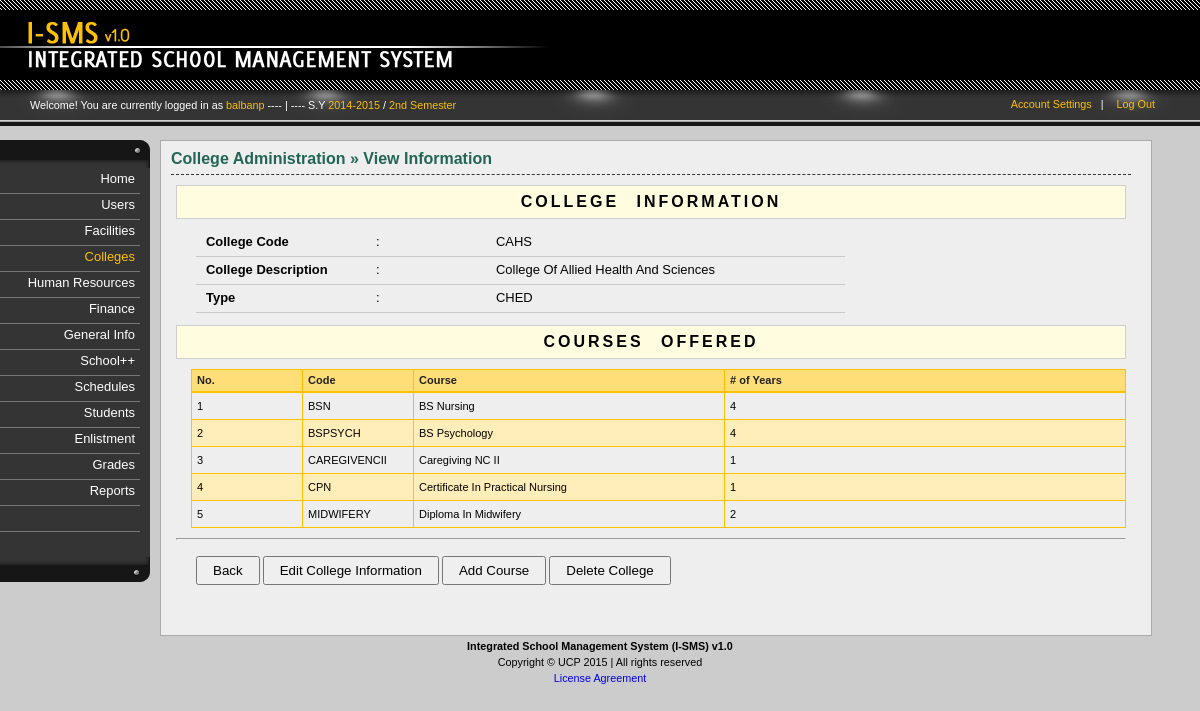
Page /colleges-view.php?id=2 (signed in) on the committed database.
### _system/_config/sys_config.php (called while the page is built, shortened)
<?php
		$DIR_SERVER_FOLDER = "";
		$DIR_CSS_DEFAULT = "http://" . $_SERVER['HTTP_HOST'] . $DIR_SERVER_FOLDER . "/design/default/css/";
?>

### _libs/classes/fix.inc.php (called while the page is built, shortened)
<?php
	class SchoolYear2{
		function __construct($year_id, $start, $end, $active){
			$this->start = $start;
			$this->end = $end;
		}
	}
	class Semester2{
		function __construct($semester_id, $description, $shorthand, $active){
			$this->description = $description;
		}
	}
	class FixManager{
		private $conn = null;
		function __construct($conn = null){
			if($conn !== null){
				$this->conn = $conn;
			} else {
				$this->error = "No defined connection.";
			}
		}
		function GetActiveSchoolYear(){
			$years = null;
			if($this->conn == null){
				$error = "No defined connection.";
				return null;
			} else {
				$conn = $this->conn;
				$query = "SELECT SchoolYearID, Start, End, Active FROM `sch-school_years` WHERE Active=1 ";
				$query .= "ORDER BY Start";
				$result = $conn->query($query);
				if($conn->error <> ""){
					$this->error = $conn->error;
				} else {
					$years = array();
					$ctr = 0;
					if($result->num_rows > 0){
						while($row = $result->fetch_assoc()){
							$years[$ctr] = new SchoolYear2($row['SchoolYearID'], $row['Start'], $row['End'], $row['Active']);
							$ctr++;
						}
					}
				}
			}
			return $years;
		}
		function GetActiveSemester(){
			$semesters = null;
			if($this->conn == null){
				$error = "No defined connection.";
				return null;
			} else {
				$conn = $this->conn;
				$query = "SELECT SemesterID, Description, Shorthand, Active FROM `sch-semesters` ";
				$query .= "WHERE 1=1 AND Active=1 ";
				$result = $conn->query($query);
				if($conn->error <> ""){
					$this->error = $conn->error;
				} else {
					$semesters = array();
					$ctr = 0;
					if($result->num_rows > 0){
						while($row = $result->fetch_assoc()){
							$semesters[$ctr] = new Semester2($row['SemesterID'], $row['Description'], $row['Shorthand'], $row['Active']);
							$ctr++;
						}
					}
				}
			}
			return $semesters;
		}
	}
?>

### _libs/classes/cllgs.inc.php (called while the page is built, shortened)
<?php
	class Course{
		function __construct(
			$course_id, $code, $description,
			$college, $max_year_level, $created,
			$modified
		){
			$this->course_id = $course_id;
			$this->code = $code;
			$this->description = $description;
			$this->max_year_level = $max_year_level;
		}
	}
	class CourseManager{
		private $conn = null;
		function __construct($conn = null){
			if($conn !== null){
				$this->conn = $conn;
			} else {
				$this->error = "No defined connection.";
			}
		}
		function GetCoursesByCode($college_id = null, $keyword = null){
			$courses = null;
			if($this->conn == null){
				$error = "No defined connection.";
				return null;
			} else {
				$conn = $this->conn;
				$query = "SELECT CourseID, Code, Description, College, MaxYearLevel, Created, Modified FROM `sch-course_list` ";
				$query .= "WHERE 1=1 ";
				if($college_id != null){
					$query .= "AND ";
					$query .= "College=";
					$query .= $college_id;
					$query .= " ";
				}
				$query .= "ORDER BY Code ";
				$result = $conn->query($query);
				if($conn->error <> ""){
					$this->error = $conn->error;
				} else {
					$courses = array();
					$ctr = 0;
					if($result->num_rows > 0){
						while($row = $result->fetch_assoc()){
							$courses[$ctr] = new Course(
														$row['CourseID'],
														$row['Code'],
														$row['Description'],
														$row['College'],
														$row['MaxYearLevel'],
														$row['Created'],
														$row['Modified']
													);
							$ctr++;
						}
					}
				}
			}
			return $courses;
		}
	}
?>

### colleges-view.php (the view, shortened to what this page needs)
<?php
	require_once("_system/_config/sys_config.php");
	require_once(CLASSLIST . "user.inc.php");
	require_once(CLASSLIST . "sentry.inc.php");
	require_once(CLASSLIST . "menu.inc.php");
	require_once(CLASSLIST . "cllgs.inc.php");
		$description = "";
	if(isset($_SESSION['UserInfo'])){
		$UserInfo = unserialize($_SESSION['UserInfo']);
	} else {
		header("Location: index.php?error=2");
		exit();
	}
	$ISMS = new ISMSConnection(CONNECTION_TYPE);
	$conn = $ISMS->GetConnection();
	$hnd = new CollegeManager($conn);
	$hnd_c = new CourseManager($conn);
	if(isset($_GET['id'])){
		$id = (int) $_GET['id'];
		if($id <= 0){
			header("Location: colleges.php");
			exit();
		} else {
			$colleges = $hnd->GetColleges($id);
			if(sizeof($colleges) == 0){
				$_SESSION['error'] = array("College not found.");
				header("Location: colleges.php");
				exit();
			} else {
				$college = $colleges[0];
				$code = $college->code;
				$description = $college->description;
				$type = $college->college_type[0]->description;
				$courses = $hnd_c->GetCoursesByCode($id);
			}
		}
	}
?>
<!DOCTYPE html PUBLIC "-//W3C//DTD XHTML 1.0 Transitional//EN" "http://www.w3.org/TR/xhtml1/DTD/xhtml1-transitional.dtd">
<html lang="en-US" xml:lang="en-US" xmlns="http://www.w3.org/1999/xhtml">
	<head>
<?php
	require_once("_system/_config/head_config.php");
	echo "<link rel=\"stylesheet\" href=\"" . $DIR_CSS_DEFAULT . "home.css\" />";
	echo "<link rel=\"stylesheet\" href=\"" . $DIR_CSS_DEFAULT . "verticalnav.css\" />";
	echo "<link rel=\"stylesheet\" href=\"" . $DIR_CSS_DEFAULT . "columns.css\" />";
	echo "<link rel=\"stylesheet\" href=\"" . $DIR_CSS_DEFAULT . "content.css\" />";
	echo "<link rel=\"stylesheet\" href=\"" . $DIR_CSS_DEFAULT . "actions.css\" />";
	echo "<link rel=\"stylesheet\" href=\"" . $DIR_CSS_DEFAULT . "tables.css\" />";
	echo "<link rel=\"stylesheet\" href=\"" . $DIR_CSS_DEFAULT . "tweaks.css\" />";
?>
	</head>
	<body id="college">
		<div id="container">
			<div id="header">
				<?php require_once("_system/main/banner.inc.php"); ?>
				<?php require_once("_system/main/dashboard.inc.php"); ?>
			</div><?php  ?>
			<div id="body">
				<div class="content">
					<div class="column" id="column-first">
						<?php require_once("_system/main/mainmenu.inc.php"); ?>
					</div>
					<div class="column" id="column-second">
						<div class="inner">
							<h1>
								<span class="Highlight">College Administration &raquo; View Information</span>
							</h1>
							<form action="employment-employee-process.php" method="post">
								<div class="table_form">
									<h2>COLLEGE INFORMATION</h2>
									<table class="form subject_view" cellspacing="0">
										<tr class="info">
											<td>College Code</td>
											<td class="column">:</td>
											<td><?php echo $code; ?></td>
											<td></td>
										</tr>
										<tr class="info">
											<td>College Description</td>
											<td class="column">:</td>
											<td><?php echo $description; ?></td>
											<td></td>
										</tr>
										<tr class="info">
											<td>Type</td>
											<td class="column">:</td>
											<td><?php echo $type; ?></td>
											<td></td>
										</tr>
										<tr class="input">
											<td colspan="4"></td>
										</tr>
									</table>
									<div id="course_offerings">
										<h2>COURSES OFFERED</h2>
										<div class="table">
											<table class="courses" cellspacing="0" title="">
												<thead>
													<th class="Count">No.</th>
													<th class="code">Code</th>
													<th class="course">Course</th>
													<th class="number_of_years"># of Years</th>
												</thead>
												<?php
													$ctr = 0;
													if(sizeof($courses) > 0){
														foreach($courses as $item){
															$ctr++;
															if($ctr % 2 == 0){
																echo "<tr class=\"even\" onclick=\"window.location='colleges-course-view.php?id={$item->course_id}&cid={$id}';\">";
															} else {
																echo "<tr class=\"odd\" onclick=\"window.location='colleges-course-view.php?id={$item->course_id}&cid={$id}';\">";
															}
																echo "<td>{$ctr}</td>";
																echo "<td>{$item->code}</td>";
																echo "<td>{$item->description}</td>";
																echo "<td>{$item->max_year_level}</td>";
															echo "</tr>";
														}
													} else {
														echo "<td colspan=\"6\">There are no courses available.</td>";
													}
												?>
											</table>
										</div>
									</div>
									<hr class="form_top"/>
									<table class="form" cellspacing="0">
										<tr class="button">
											<td colspan="2">
												<input type="button" class="button" value="Back" onclick="window.location='colleges.php';"/>
												<input type="button" class="button" onclick="window.location='colleges-edit.php?id=<?php echo $id; ?>';" value="Edit College Information" />
												<input type="button" class="button" value="Add Course" onclick="window.location='colleges-course-add.php?id=<?php echo $id; ?>';"/>
												<input type="button" class="button" onclick="
														if(confirm('Are you sure you want to delete this college? Click OK to continue.')){
															window.location='colleges-process.php?id=<?php echo $id; ?>&action=delete';
														}
													" value="Delete College" />
											</td>
										</tr>
									</table>
								</div>
							</form>
						</div>
					</div>
				</div>
			</div><?php  ?>
			<div id="footer">
				<?php require_once("_system/main/footer.inc.php"); ?>
			</div><?php  ?>
		</div>
	</body>
</html>

### _system/main/dashboard.inc.php (shortened to what this page needs)
<div id="dashboard">
	<div class="inner">
		<p class="greetings">Welcome! You are currently logged in as
			<span class="highlight">
				<?php echo $UserInfo->username; ?>
			</span>
			<?php
				require_once(CLASSLIST . 'fix.inc.php');
				$ISMS2 = new ISMSConnection(CONNECTION_TYPE);
				$conn2 = $ISMS2->GetConnection();
				$dash = new FixManager($conn2);
				$tmp_sy = $dash->GetActiveSchoolYear();
				$tmp_sem = $dash->GetActiveSemester();
				$curr_sy = $tmp_sy[0]->start . "-" . $tmp_sy[0]->end;
				$curr_sem = $tmp_sem[0]->description;
				if(isset($curr_sy)){
					echo " ---- | ---- S.Y <span class=\"highlight\">" . $curr_sy;
					echo "</span> / <span class=\"highlight\">" . $curr_sem . "</span>";
				}
			?>
		</p>
		<div class="options">
			<ul>
				<li><a href="account-settings.php">Account Settings</a>&nbsp;&nbsp;&nbsp;|</li>
				<li><a href="logout.php">Log Out</a></li>
			</ul>
		</div>
	</div>
</div>

### design/default/css/general.css (style rules this page uses)
html { font: 67.5% Arial, Tahoma, Verdana, "Times New Roman"; }
body { font-size: 100%; background-color: #f0efef; background-color: #ccc; background-image: url(../images/logo.png); padding-bottom: 20px; }
#header { height: 90px; background-color: #000; }
p { line-height: 1.5em; }

### design/default/css/home.css (style rules this page uses)
#header { margin-bottom: 50px; }
#dashboard .inner { display: block; height: 24px; padding: 7px 0px 5px 30px; background-image: url("../images/dashboard.png"); background-color: #000; position:relative; }
#dashboard .options { position: absolute;right: 35px;top: 9px; width: 200px; text-align: right; }
#dashboard .options a { color: #ffc000; text-decoration: none }
#dashboard .options ul li { display: inline; margin-right: 10px; color: #fff; }
#dashboard .greetings { margin-top: 0px; color: #fff; }
#dashboard .inner .greetings .highlight { color: #ffc000; }

### design/default/css/columns.css (style rules this page uses)
.content div.column { float: left; }
#column-first { width: 160px; }
#column-second { width: 80%; background-color: #eee; border: 1px solid #aaa; padding: 10px 20px 30px 10px; color: 333; overflow: hidden; }

### design/default/css/content.css (style rules this page uses)
div#body { padding-bottom: 20px; }
div#column-second h1 { font-size: 16px; padding: 10px 30px 7px 0px; border-bottom: 1px dashed #333; margin-top: 10px; }
div#column-second h1:first-child { font-size: 16px; padding: 0px 30px 7px 0px; border-bottom: 1px dashed #333; margin-top: 0px; border-top: 0; }
div#column-second h1 span.Highlight { color: #226555; font-weight: bold; }

### design/default/css/tables.css (style rules this page uses)
div.table { margin-left: 15px; margin-top: 10px; font-size: 11px; }
div.table table { border: 1px solid #ffc000; }
div.table table thead th { background-color: #ffdd77; border-bottom: 2px solid #ffc000; color: #222; font-weight: bold; }
div.table table thead th, div.table table td { padding: 5px 5px 5px 5px; text-align:left; }
div.table table th,div.table table td { border-right: 1px solid #ffc000; border-bottom: 1px solid #ffc000; }
div.table table td { cursor: pointer; line-height: 16px; }
div.table_form { margin: 10px 5px 10px 5px; }
div.table_form td { min-width: 100px; }
div.table_form tr.button td { height: 50px; vertical-align: middle; }
div.table_form input.button { padding: 5px 15px 5px 15px; }
div.table_form table.form { margin-left: 20px; }
hr.form_top { margin-top: 10px; }
div.table_form h2 { text-align: center; background-color: #f5f5f5; padding: 8px 10px 8px 10px; border: 1px solid #cecece; margin-bottom: 10px; text-transform: capitalize; background-color: #fffce0; letter-spacing: 3px; font-size: 16px; word-spacing: 10px; font-weight: bold; }
div.table td { vertical-align: middle; }
div.table th { vertical-align: middle; }
th.Count { width: 30px!important; }
table tr.info td { padding: 7px 10px 7px 10px; font-size: 1.2em; border-bottom: 1px solid #c9c9c9; }
table tr.info td:first-child { font-weight: bold; }
table.subject_view tr.info td:first-child { width: 150px; }
table.form tr.input td { padding: 2px 10px 10px 10px; }
table.courses { width: 100%; }
table.courses th.Count { width: 40px; }
table.courses th.code { width: 100px; }
table.courses th.course { width: 300px; }
tr.even { background-color: #ffeeb9; }

### rows in the picture
sch-school_years: curr_sy "2014-2015"
sch-semesters: Description "2nd Semester"
sch-course_list: Code "BSN", Description "BS Nursing", MaxYearLevel "4"
sch-course_list: Code "BSPSYCH", Description "BS Psychology", MaxYearLevel "4"
sch-course_list: Code "CAREGIVENCII", Description "Caregiving NC II", MaxYearLevel "1"
sch-course_list: Code "CPN", Description "Certificate In Practical Nursing", MaxYearLevel "1"
sch-course_list: Code "MIDWIFERY", Description "Diploma In Midwifery", MaxYearLevel "2"

### other values in the picture
$UserInfo->username "balbanp"
$MenuItem->display "Home"
$MenuItem->display "Users"
$MenuItem->display "Facilities"
$MenuItem->display "Colleges"
$MenuItem->display "Human Resources"
$MenuItem->display "Finance"
$MenuItem->display "General Info"
$MenuItem->display "School++"
$MenuItem->display "Schedules"
$MenuItem->display "Students"
$MenuItem->display "Enlistment"
$MenuItem->display "Grades"
$MenuItem->display "Reports"
$code "CAHS"
